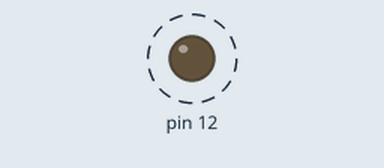
This sketch was run on a simulated Arduino Uno, built with avr-gcc and run on an emulated ATmega328P. Parts: output pins drawn as LEDs (lit = HIGH). Dashed ring = blinking.

Above: at 0.3 s.
Timing chart, 0 to 3.0 s (numbered marks = the images above):
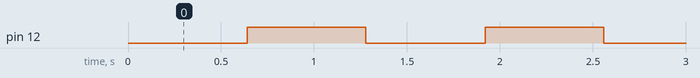

The sketch:

PWM.ino
```cpp
void setup() {
  pinMode(12,OUTPUT);
}

void loop() {
  for (int i=0;i<255;i++)
  {
    analogWrite(12,i);
    delay(5);
  }
}
```

Measured:
- by itself, pin 12: alternates HIGH for 0.64 s and LOW for 0.64 s
